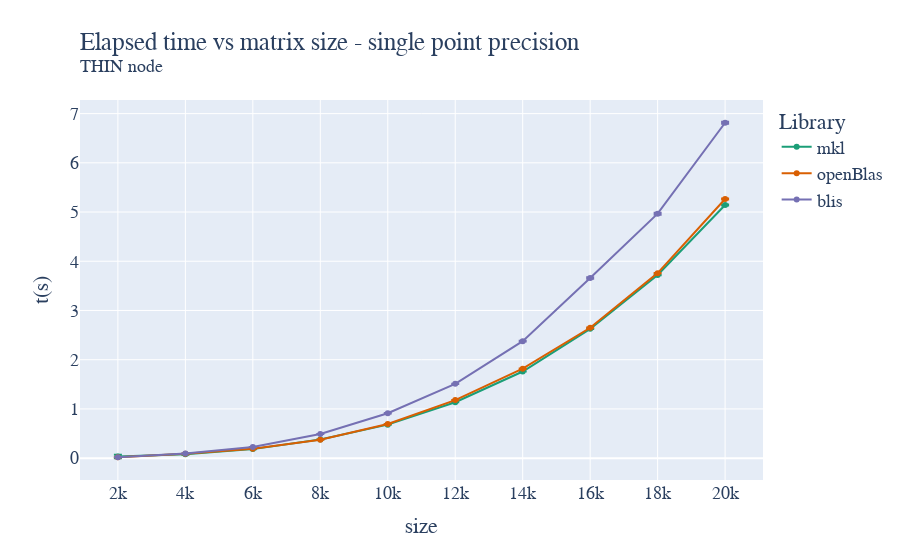

The code cell stored with this chart in its notebook:
### Code cell
fig = go.Figure()

fig.add_trace(go.Scatter(x=mkl_float_avg["size"]["mean"], y=mkl_float_avg["time"]["mean"], name='mkl',
                         error_y=dict(
                             type="data",
                             array=mkl_float_avg["time"]["std"],
                             visible=True)))
fig.add_trace(go.Scatter(x=oblas_float_avg["size"]["mean"], y=oblas_float_avg["time"]["mean"], name='openBlas',
                         error_y=dict(
                             type="data",
                             array=oblas_float_avg["time"]["std"],
                             visible=True)))
fig.add_trace(go.Scatter(x=blis_float_avg["size"]["mean"], y=blis_float_avg["time"]["mean"], name='blis',
                         error_y=dict(
                             type="data",
                             array=blis_float_avg["time"]["std"],
                             visible=True)))

fig.update_layout(
    title=go.layout.Title(
        text="Elapsed time vs matrix size - single point precision<br><sup>THIN node</sup>",
        xref="paper",
        x=0,
    ),
    xaxis_title="size",
    xaxis = dict(
        tickmode = 'linear',
        tick0 = '2000',
        dtick = '2000'
    ),
    yaxis_title="t(s)",
    legend_title="Library",
    font=dict(
        family="Courier New, monospace",
        size=18,
    ),
    colorway=["#1b9e77","#d95f02", "#7570b3"]
)
fig.show()
fig.write_image("/home/andres/hpc/Foundations_of_HPC_2022/Assignment/my_assignment/report/images/fixed_cores_thin_float_time.pdf", height=500, width=1000)

### Figure 1 — Plotly figure (JSON) as saved in the notebook; plotly's stock layout.template omitted (floating-point values rounded to 4 significant figures)
{"data": [{"error_y": {"array": [0.03616, 0.008619, 0.0004411, 0.0004655, 0.0006849, 0.0007666, 0.001543, 0.002411, 0.005217, 0.01215], "type": "data", "visible": true}, "name": "mkl", "type": "scatter", "x": [2000, 4000, 6000, 8000, 10000, 12000, 14000, 16000, 18000, 20000], "y": [0.03178, 0.07671, 0.1833, 0.3774, 0.6806, 1.137, 1.76, 2.627, 3.721, 5.143]}, {"error_y": {"array": [6.49e-05, 0.007097, 0.0007834, 0.0009981, 0.001364, 0.001272, 0.004277, 0.004606, 0.004097, 0.01045], "type": "data", "visible": true}, "name": "openBlas", "type": "scatter", "x": [2000, 4000, 6000, 8000, 10000, 12000, 14000, 16000, 18000, 20000], "y": [0.01809, 0.08777, 0.1907, 0.3721, 0.6937, 1.179, 1.817, 2.649, 3.759, 5.264]}, {"error_y": {"array": [0.0001457, 0.0003575, 0.0009266, 0.0007897, 0.003807, 0.003589, 0.008288, 0.01429, 0.01952, 0.02285], "type": "data", "visible": true}, "name": "blis", "type": "scatter", "x": [2000, 4000, 6000, 8000, 10000, 12000, 14000, 16000, 18000, 20000], "y": [0.01935, 0.09605, 0.2275, 0.4915, 0.9118, 1.51, 2.376, 3.66, 4.966, 6.814]}], "layout": {"colorway": ["#1b9e77", "#d95f02", "#7570b3"], "font": {"family": "Courier New, monospace", "size": 18}, "legend": {"title": {"text": "Library"}}, "title": {"text": "Elapsed time vs matrix size - single point precision<br><sup>THIN node</sup>", "x": 0, "xref": "paper"}, "xaxis": {"dtick": "2000", "tick0": "2000", "tickmode": "linear", "title": {"text": "size"}}, "yaxis": {"title": {"text": "t(s)"}}}}
